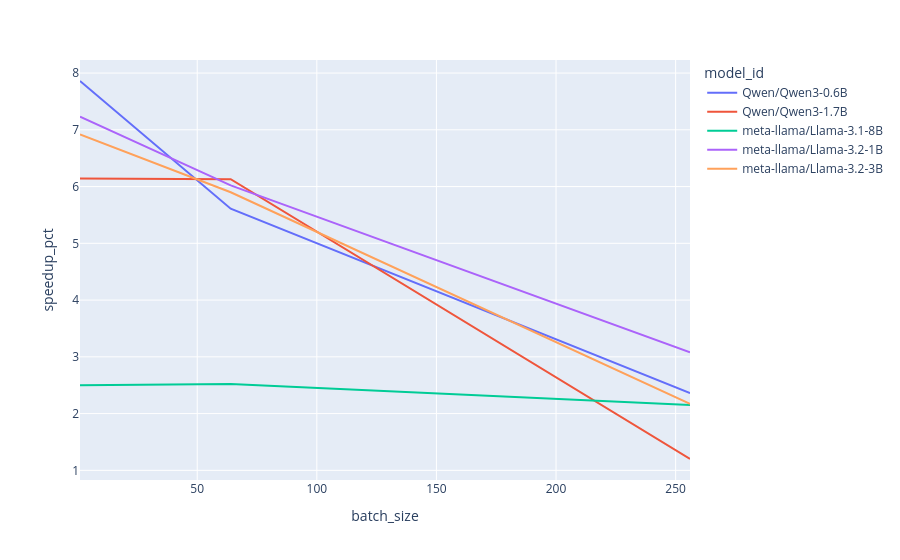
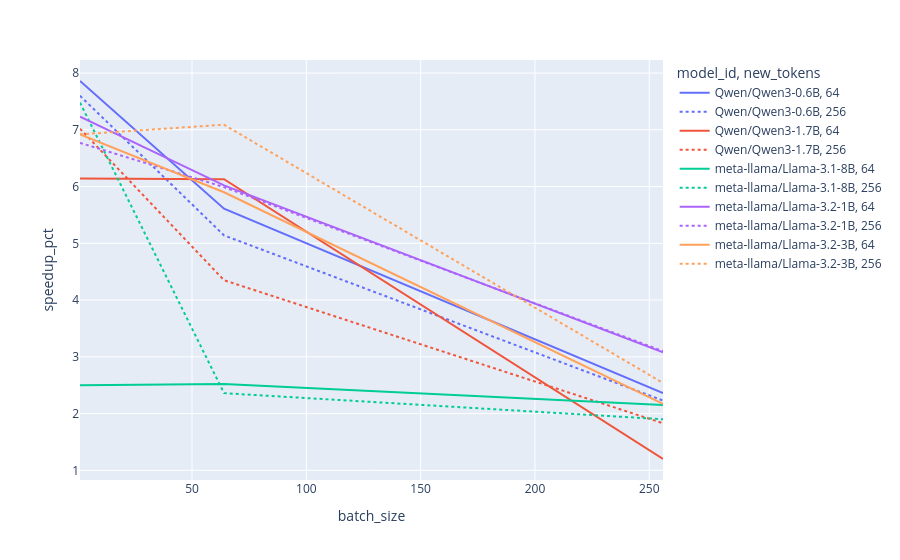

Write notebook code for charts like these, in order.
### Code cell
df_plot = df[(df["new_tokens"] == 64)]
print(df_plot)

fig = px.line(df_plot, x="batch_size", y="speedup_pct", color="model_id")
fig.show()

df_plot = df[(df["new_tokens"] == 256) | (df["new_tokens"] == 64)]

fig = px.line(df_plot, x="batch_size", y="speedup_pct", color="model_id", line_dash="new_tokens")
fig.show()

### Figure 1 — Plotly figure (JSON) as saved in the notebook; plotly's stock layout.template omitted (floating-point values rounded to 4 significant figures)
{"data": [{"hovertemplate": "model_id=Qwen/Qwen3-0.6B<br>batch_size=%{x}<br>speedup_pct=%{y}<extra></extra>", "legendgroup": "Qwen/Qwen3-0.6B", "line": {"color": "#636efa", "dash": "solid"}, "marker": {"symbol": "circle"}, "mode": "lines", "name": "Qwen/Qwen3-0.6B", "orientation": "v", "showlegend": true, "type": "scatter", "x": [1, 64, 256], "xaxis": "x", "y": [7.86, 5.61, 2.36], "yaxis": "y"}, {"hovertemplate": "model_id=Qwen/Qwen3-1.7B<br>batch_size=%{x}<br>speedup_pct=%{y}<extra></extra>", "legendgroup": "Qwen/Qwen3-1.7B", "line": {"color": "#EF553B", "dash": "solid"}, "marker": {"symbol": "circle"}, "mode": "lines", "name": "Qwen/Qwen3-1.7B", "orientation": "v", "showlegend": true, "type": "scatter", "x": [1, 64, 256], "xaxis": "x", "y": [6.14, 6.13, 1.2], "yaxis": "y"}, {"hovertemplate": "model_id=meta-llama/Llama-3.1-8B<br>batch_size=%{x}<br>speedup_pct=%{y}<extra></extra>", "legendgroup": "meta-llama/Llama-3.1-8B", "line": {"color": "#00cc96", "dash": "solid"}, "marker": {"symbol": "circle"}, "mode": "lines", "name": "meta-llama/Llama-3.1-8B", "orientation": "v", "showlegend": true, "type": "scatter", "x": [1, 64, 256], "xaxis": "x", "y": [2.5, 2.52, 2.15], "yaxis": "y"}, {"hovertemplate": "model_id=meta-llama/Llama-3.2-1B<br>batch_size=%{x}<br>speedup_pct=%{y}<extra></extra>", "legendgroup": "meta-llama/Llama-3.2-1B", "line": {"color": "#ab63fa", "dash": "solid"}, "marker": {"symbol": "circle"}, "mode": "lines", "name": "meta-llama/Llama-3.2-1B", "orientation": "v", "showlegend": true, "type": "scatter", "x": [1, 64, 256], "xaxis": "x", "y": [7.23, 6.02, 3.08], "yaxis": "y"}, {"hovertemplate": "model_id=meta-llama/Llama-3.2-3B<br>batch_size=%{x}<br>speedup_pct=%{y}<extra></extra>", "legendgroup": "meta-llama/Llama-3.2-3B", "line": {"color": "#FFA15A", "dash": "solid"}, "marker": {"symbol": "circle"}, "mode": "lines", "name": "meta-llama/Llama-3.2-3B", "orientation": "v", "showlegend": true, "type": "scatter", "x": [1, 64, 256], "xaxis": "x", "y": [6.92, 5.9, 2.17], "yaxis": "y"}], "layout": {"legend": {"title": {"text": "model_id"}, "tracegroupgap": 0}, "margin": {"t": 60}, "xaxis": {"anchor": "y", "domain": [0, 1], "title": {"text": "batch_size"}}, "yaxis": {"anchor": "x", "domain": [0, 1], "title": {"text": "speedup_pct"}}}}

### Figure 2 — Plotly figure (JSON) as saved in the notebook; plotly's stock layout.template omitted (floating-point values rounded to 4 significant figures)
{"data": [{"hovertemplate": "model_id=Qwen/Qwen3-0.6B<br>new_tokens=64<br>batch_size=%{x}<br>speedup_pct=%{y}<extra></extra>", "legendgroup": "Qwen/Qwen3-0.6B, 64", "line": {"color": "#636efa", "dash": "solid"}, "marker": {"symbol": "circle"}, "mode": "lines", "name": "Qwen/Qwen3-0.6B, 64", "orientation": "v", "showlegend": true, "type": "scatter", "x": [1, 64, 256], "xaxis": "x", "y": [7.86, 5.61, 2.36], "yaxis": "y"}, {"hovertemplate": "model_id=Qwen/Qwen3-0.6B<br>new_tokens=256<br>batch_size=%{x}<br>speedup_pct=%{y}<extra></extra>", "legendgroup": "Qwen/Qwen3-0.6B, 256", "line": {"color": "#636efa", "dash": "dot"}, "marker": {"symbol": "circle"}, "mode": "lines", "name": "Qwen/Qwen3-0.6B, 256", "orientation": "v", "showlegend": true, "type": "scatter", "x": [1, 64, 256], "xaxis": "x", "y": [7.6, 5.14, 2.23], "yaxis": "y"}, {"hovertemplate": "model_id=Qwen/Qwen3-1.7B<br>new_tokens=64<br>batch_size=%{x}<br>speedup_pct=%{y}<extra></extra>", "legendgroup": "Qwen/Qwen3-1.7B, 64", "line": {"color": "#EF553B", "dash": "solid"}, "marker": {"symbol": "circle"}, "mode": "lines", "name": "Qwen/Qwen3-1.7B, 64", "orientation": "v", "showlegend": true, "type": "scatter", "x": [1, 64, 256], "xaxis": "x", "y": [6.14, 6.13, 1.2], "yaxis": "y"}, {"hovertemplate": "model_id=Qwen/Qwen3-1.7B<br>new_tokens=256<br>batch_size=%{x}<br>speedup_pct=%{y}<extra></extra>", "legendgroup": "Qwen/Qwen3-1.7B, 256", "line": {"color": "#EF553B", "dash": "dot"}, "marker": {"symbol": "circle"}, "mode": "lines", "name": "Qwen/Qwen3-1.7B, 256", "orientation": "v", "showlegend": true, "type": "scatter", "x": [1, 64, 256], "xaxis": "x", "y": [7.02, 4.35, 1.83], "yaxis": "y"}, {"hovertemplate": "model_id=meta-llama/Llama-3.1-8B<br>new_tokens=64<br>batch_size=%{x}<br>speedup_pct=%{y}<extra></extra>", "legendgroup": "meta-llama/Llama-3.1-8B, 64", "line": {"color": "#00cc96", "dash": "solid"}, "marker": {"symbol": "circle"}, "mode": "lines", "name": "meta-llama/Llama-3.1-8B, 64", "orientation": "v", "showlegend": true, "type": "scatter", "x": [1, 64, 256], "xaxis": "x", "y": [2.5, 2.52, 2.15], "yaxis": "y"}, {"hovertemplate": "model_id=meta-llama/Llama-3.1-8B<br>new_tokens=256<br>batch_size=%{x}<br>speedup_pct=%{y}<extra></extra>", "legendgroup": "meta-llama/Llama-3.1-8B, 256", "line": {"color": "#00cc96", "dash": "dot"}, "marker": {"symbol": "circle"}, "mode": "lines", "name": "meta-llama/Llama-3.1-8B, 256", "orientation": "v", "showlegend": true, "type": "scatter", "x": [1, 64, 256], "xaxis": "x", "y": [7.48, 2.36, 1.9], "yaxis": "y"}, {"hovertemplate": "model_id=meta-llama/Llama-3.2-1B<br>new_tokens=64<br>batch_size=%{x}<br>speedup_pct=%{y}<extra></extra>", "legendgroup": "meta-llama/Llama-3.2-1B, 64", "line": {"color": "#ab63fa", "dash": "solid"}, "marker": {"symbol": "circle"}, "mode": "lines", "name": "meta-llama/Llama-3.2-1B, 64", "orientation": "v", "showlegend": true, "type": "scatter", "x": [1, 64, 256], "xaxis": "x", "y": [7.23, 6.02, 3.08], "yaxis": "y"}, {"hovertemplate": "model_id=meta-llama/Llama-3.2-1B<br>new_tokens=256<br>batch_size=%{x}<br>speedup_pct=%{y}<extra></extra>", "legendgroup": "meta-llama/Llama-3.2-1B, 256", "line": {"color": "#ab63fa", "dash": "dot"}, "marker": {"symbol": "circle"}, "mode": "lines", "name": "meta-llama/Llama-3.2-1B, 256", "orientation": "v", "showlegend": true, "type": "scatter", "x": [1, 64, 256], "xaxis": "x", "y": [6.77, 5.99, 3.1], "yaxis": "y"}, {"hovertemplate": "model_id=meta-llama/Llama-3.2-3B<br>new_tokens=64<br>batch_size=%{x}<br>speedup_pct=%{y}<extra></extra>", "legendgroup": "meta-llama/Llama-3.2-3B, 64", "line": {"color": "#FFA15A", "dash": "solid"}, "marker": {"symbol": "circle"}, "mode": "lines", "name": "meta-llama/Llama-3.2-3B, 64", "orientation": "v", "showlegend": true, "type": "scatter", "x": [1, 64, 256], "xaxis": "x", "y": [6.92, 5.9, 2.17], "yaxis": "y"}, {"hovertemplate": "model_id=meta-llama/Llama-3.2-3B<br>new_tokens=256<br>batch_size=%{x}<br>speedup_pct=%{y}<extra></extra>", "legendgroup": "meta-llama/Llama-3.2-3B, 256", "line": {"color": "#FFA15A", "dash": "dot"}, "marker": {"symbol": "circle"}, "mode": "lines", "name": "meta-llama/Llama-3.2-3B, 256", "orientation": "v", "showlegend": true, "type": "scatter", "x": [1, 64, 256], "xaxis": "x", "y": [6.92, 7.09, 2.54], "yaxis": "y"}], "layout": {"legend": {"title": {"text": "model_id, new_tokens"}, "tracegroupgap": 0}, "margin": {"t": 60}, "xaxis": {"anchor": "y", "domain": [0, 1], "title": {"text": "batch_size"}}, "yaxis": {"anchor": "x", "domain": [0, 1], "title": {"text": "speedup_pct"}}}}
